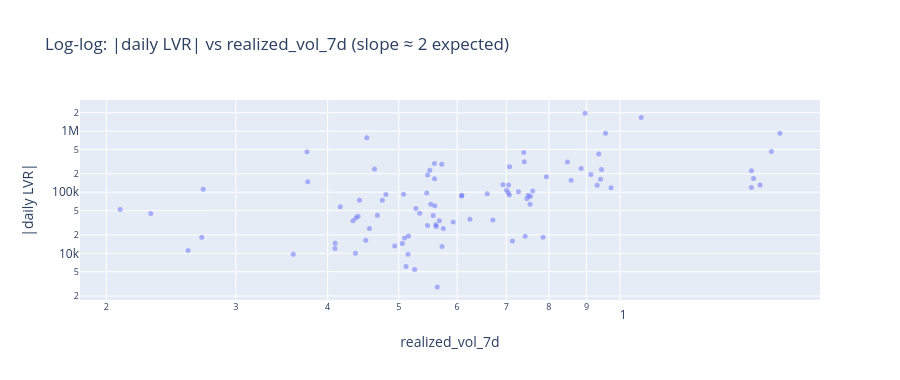

Notebook source saved alongside this figure:
### Markdown cell above
**QA purpose**: log-log slope check that |LVR| ∝ σ² — visual confirmation of the QA test in §2.

### Code cell
import numpy as np
joined = lvr_d.join(prc, on="date").filter(pl.col("lvr_total").abs() > 0).filter(pl.col("realized_vol_7d") > 0)
fig = go.Figure(go.Scatter(
    x=joined["realized_vol_7d"].to_list(),
    y=joined["lvr_total"].abs().to_list(),
    mode="markers", marker=dict(size=5, opacity=0.5),
))
fig.update_xaxes(type="log", title="realized_vol_7d")
fig.update_yaxes(type="log", title="|daily LVR|")
fig.update_layout(height=380, title_text="Log-log: |daily LVR| vs realized_vol_7d (slope ≈ 2 expected)")
fig.show()
